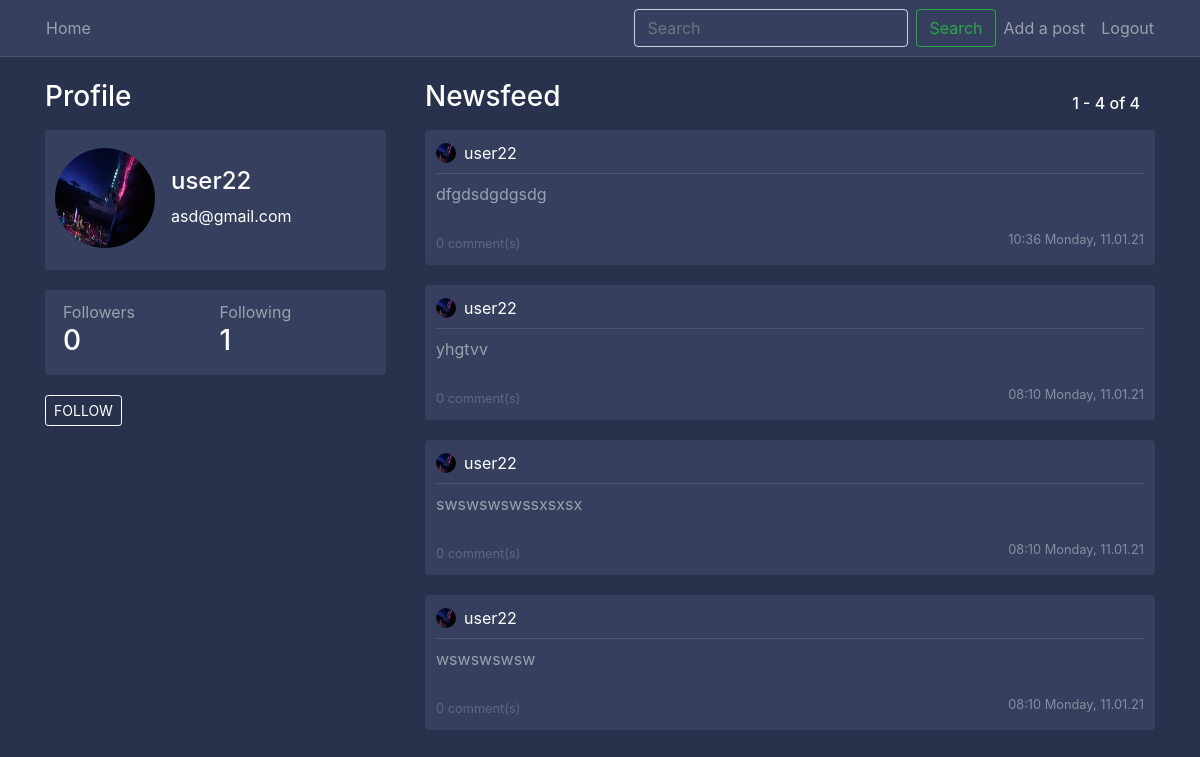
Page /user/user22 (signed in) on the committed database.
### users/models.py (models this page shows, shortened)
class Profile(models.Model):
    user = models.OneToOneField(User, on_delete=models.CASCADE)
    image = models.ImageField(default='default.jpg', upload_to='profile_pics')
    location = models.CharField(max_length=220, null=True, blank=True)
    bio = models.TextField(blank=True, null=True)
    date = models.DateTimeField(auto_now_add=True)
    updated = models.DateTimeField(auto_now=True)
    followers = models.ManyToManyField(User, related_name='following', blank=True)
    @property
    def followers(self):
        return Follow.objects.filter(follow_user=self.user).count()
    @property
    def following(self):
        return Follow.objects.filter(user=self.user).count()

### blog/models.py (models this page shows, shortened)
class Post(models.Model):
    content = models.TextField(max_length=1000000)
    date_posted = models.DateTimeField(default=timezone.now)
    author = models.ForeignKey(User, on_delete=models.CASCADE)
    @property
    def number_of_comments(self):
        return Comment.objects.filter(post_connected=self).count()

### blog/views.py (the view, shortened to what this page needs)
# urls.py: path('user/<str:username>', UserPostListView.as_view(), name='user-posts'),
class UserPostListView(LoginRequiredMixin, ListView):
    model = Post
    template_name = 'blog/user_posts.html'
    context_object_name = 'posts'
    paginate_by = 5
    def visible_user(self):
        return get_object_or_404(User, username=self.kwargs.get('username'))
    def get_context_data(self, **kwargs):
        visible_user = self.visible_user()
        logged_user = self.request.user
        print(logged_user.username == '', file=sys.stderr)
        if logged_user.username == '' or logged_user is None:
            can_follow = False
        else:
            can_follow = (Follow.objects.filter(user=logged_user,
                                                follow_user=visible_user).count() == 0)
        data = super().get_context_data(**kwargs)
        data['user_profile'] = visible_user
        data['can_follow'] = can_follow
        return data
    def get_queryset(self):
        user = self.visible_user()
        return Post.objects.filter(author=user).order_by('-date_posted')

### blog/templates/blog/user_posts.html
{% extends "blog/home.html" %}

### blog/templates/blog/home.html (shortened to what this page needs)
{% extends "blog/base.html" %}
{% block content %}
    <div class="row">
        <div class="col-12 col-md-4 pr-4">
            <h3 class="white-important mb-3">
                Profile
            </h3>
            <article class="media content-section" style="height: 140px">
                {%  if user_profile != None %}
                    <div class="mt-2 d-flex full-width align-items-center">
                        <img
                           class="rounded-circle mr-3"
                           style="width: 100px; height: 100px;"
                           src="{{ user_profile.profile.image.url }}">
                        <div>
                            <h4 style="text-align: left"
                                    class="white-important">
                                {{ user_profile.username }}
                            </h4>
                            <div style="text-align: left"
                                    class="white-important">
                                {{ user_profile.email }}
                            </div>
                        </div>
                    </div>
                {%  endif %}
            </article>
            <article class="media content-section">
                <div class="row full-width pl-2">
                    <div class="col-6">
                            Followers
                    </div>
                    <div class="col-6">
                            Following
                    </div>
                    {%  if user_profile != None %}
                        <div class="col-6">
                            <h3 class="white-important follow-click">
                                <a href="{% url 'user-followers' user_profile.username %}">
                                    {{ user_profile.profile.followers }}
                                </a>
                            </h3>
                        </div>
                         <div class="col-6">
                            <a href="{% url 'user-follows' user_profile.username %}">
                                <h3 class="white-important follow-click">
                                    {{ user_profile.profile.following }}
                                </h3>
                            </a>
                        </div>
                    {%  endif %}
                </div>
            </article>
            <div class="d-flex">
                {%  if user_profile is not None and user_profile.id != user.id  and user.username != '' %}
                    <form method="POST">
                        <div class="form-group">
                            <button class="btn btn-sm btn-outline-primary"
                                    name="{% if can_follow %}follow{% else %}unfollow{% endif %}"
                                    type="submit">
                                 {% if can_follow %}
                                     FOLLOW
                                 {% else %}
                                     UNFOLLOW
                                 {% endif %}
                            </button>
                        </div>
                    </form>
                {% endif %}
            </div>
        </div>
        <div class="col-12 col-md-8">
            <div class="full-width row">
                <div class="col-6">
                    <h3 class="white-important mb-3">
                        Newsfeed
                    </h3>
                </div>
                 <div class="col-6 no-padding">
                    <h6
                            style="position: absolute; bottom: 0; right: 0"
                            class="white-important mb-3">
                        {{ page_obj.start_index }} - {{ page_obj.end_index }} of
                        {{ paginator.count }}
                    </h6>
                </div>
            </div>
            {% for post in posts %}
                <article class="media content-section hovered-tweet">
                <div style="width: 100%; word-break: break-all;">
                    <div class="pb-2 row m-0" style="width: 100%; margin-right: 0 !important;">
                       <div
                               style="padding-left: 0px !important;"
                               class="col-8 no-padding d-flex align-items-center">
                           <img
                               class="rounded-circle mr-2"
                               style="width: 20px; height: 20px;"
                               src="{{ post.author.profile.image.url }}">
                           <a class="mr-2 white-important" href="{% url 'user-posts' post.author %}">
                               {{ post.author }}
                           </a>
                       </div>
                       <div class="col-4 d-flex flex-row-reverse no-padding align-items-center"
                            style="padding-right: 0 !important;">
                       </div>
                   </div>
                    <div
                            class="mb-2"
                            style="width: 100%; height: 1px; background-color: rgba(255, 255, 255, 0.1)"></div>
                    <a
                            style="color: rgba(255, 255, 255, 0.5) !important;"
                            href="{% url 'post-detail' post.id %}">
                        <p class="mb-4">
                            {{ post.content }}
                        </p>
                        <div class="row">
                            <div class="col-6">
                                <small style="opacity: 0.4;">
                                    {{ post.number_of_comments }} comment(s)
                                </small>
                            </div>
                            <div class="col-6">
                                <small
                                        style="opacity: 0.4;"
                                    class="white-important d-flex full-width flex-row-reverse">
                                    {{ post.date_posted | date:"H:i l, d.m.y" }}
                                </small>
                            </div>
                        </div>
                    </a>
                </div>
                </article>
            {% endfor %}
        </div>
    </div>
{% endblock content %}

### blog/static/blog/main.css (style rules this page uses)
:root { --muted-color: rgba(255, 255, 255, 0.5); }
body { background: #28324c; color: var(--muted-color); margin-top: 5rem; }
h1, h2, h3, h4, h5, h6 { color: var(--muted-color); }
.content-section { background: #36405e; padding: 10px 10px; margin-bottom: 20px; }
.no-padding { padding: 0 !important; }
a { color: white; text-underline: none; text-decoration: none !important; }
article { border-radius: 4px; }
.white-important { color: white; }
.full-width { width: 100% }
.btn-outline-primary { border-color: white; color: white !important; }
.hovered-tweet { cursor: pointer; }
.hovered-tweet { border: 1px solid transparent; }

### rows in the picture
Post: author.profile.image (placeholder picture), author "user22", content "dfgdsdgdgsdg", number_of_comments "0", date_posted "10:36 Monday, 11.01.21"
Post: author.profile.image (placeholder picture), author "user22", content "yhgtvv", number_of_comments "0", date_posted "08:10 Monday, 11.01.21"
Post: author.profile.image (placeholder picture), author "user22", content "swswswswssxsxsx", number_of_comments "0", date_posted "08:10 Monday, 11.01.21"
Post: author.profile.image (placeholder picture), author "user22", content "wswswswsw", number_of_comments "0", date_posted "08:10 Monday, 11.01.21"

### other values in the picture
{{ user_profile.username }} "user22"
{{ user_profile.email }} "asd@gmail.com"
{{ user_profile.profile.followers }} "0"
{{ user_profile.profile.following }} "1"
{{ page_obj.start_index }} "1"
{{ page_obj.end_index }} "4"
{{ paginator.count }} "4"
